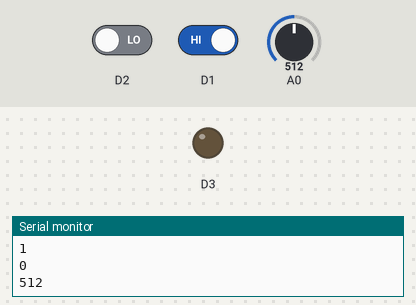
This sketch was run on a simulated ESP8266 (NodeMCU). Parts: output pins drawn as LEDs (lit = HIGH), the last lines printed to the serial monitor. The test bench sets the inputs (shaded band); at power-on: D1 HIGH, D2 LOW, A0 = 512.

Above: at 2.8 s.
2.9 s: D1 driven LOW
8.5 s: D2 driven HIGH
At 12.2 s:
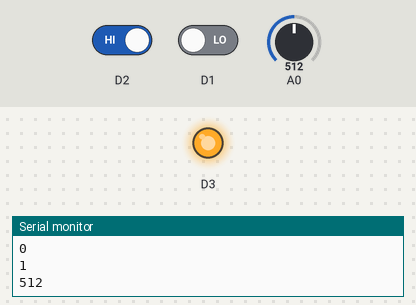
12.5 s: D2 driven LOW
At 15.4 s:
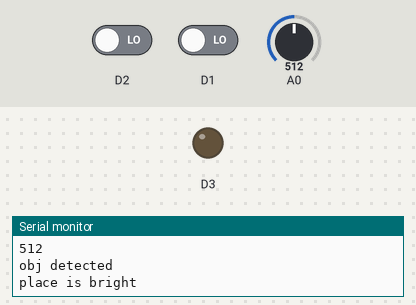
Timing chart, 0 to 16.9 s (numbered marks = the images above; inputs shaded):
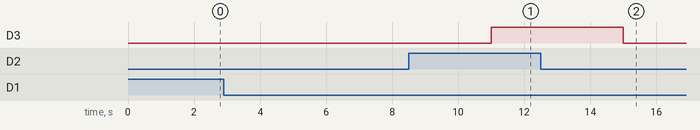

Measured:
- after the input at 8.5 s, D3: LOW → HIGH after 2.5 s
- after the input at 12.5 s, D3: HIGH → LOW after 2.5 s

The sketch:

smart_street_light.ino
```cpp
int ldr,ir;
unsigned int ldra;
void setup() {
  Serial.begin(9600);
  pinMode(D1,INPUT);
  pinMode(D2,INPUT);
  pinMode(D3,OUTPUT);
  pinMode(A0,INPUT);
  ldr=0;

}

void loop() {
  ir=digitalRead(D1);
  ldr=digitalRead(D2);
  ldra=analogRead(A0);
  Serial.println(ir);
  Serial.println(ldr);
  Serial.println(ldra);
  Serial.print('\n');
  delay(1000);
  if(ir==0){
    Serial.println("obj detected");
    if(ldr==1){
      Serial.println("place is dark");
      digitalWrite(D3,HIGH);
      delay(1000);
      }else{
        Serial.println("place is bright");
        digitalWrite(D3,LOW);
        delay(1000);
      }

  }else{
        Serial.println("obj not detected");
        Serial.println("place is bright");
        digitalWrite(D3,LOW);
        delay(1000);

}
}
```
